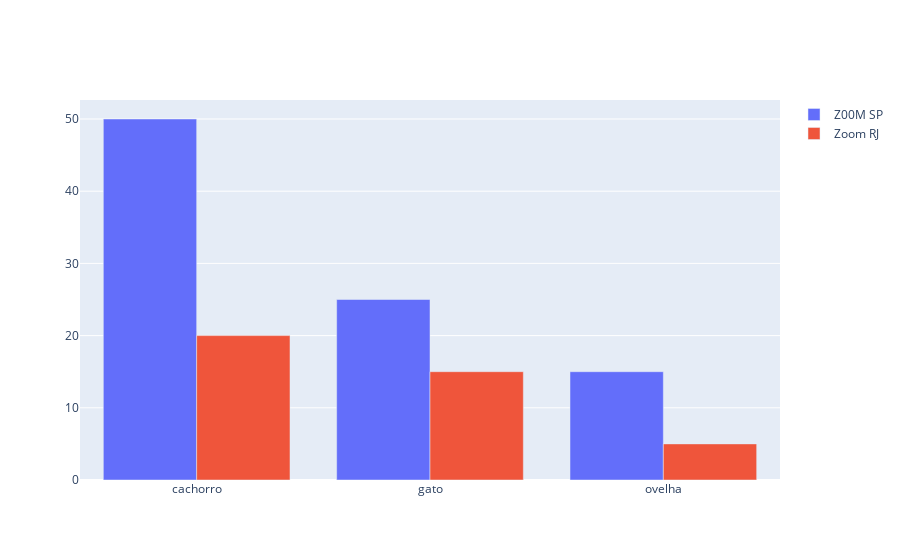

This figure's notebook cell:
### Code cell
fig=go.Figure(
    data=[
        go.Bar(x=animais,y=[50,25,15],name="Z00M SP"),
        go.Bar(x=animais,y=[20,15,5],name="Zoom RJ")])
fig.show()

### Figure 1 — Plotly figure (JSON) as saved in the notebook; plotly's stock layout.template omitted (floating-point values rounded to 4 significant figures)
{"data": [{"name": "Z00M SP", "type": "bar", "x": ["cachorro", "gato", "ovelha"], "y": [50, 25, 15]}, {"name": "Zoom RJ", "type": "bar", "x": ["cachorro", "gato", "ovelha"], "y": [20, 15, 5]}], "layout": {}}
